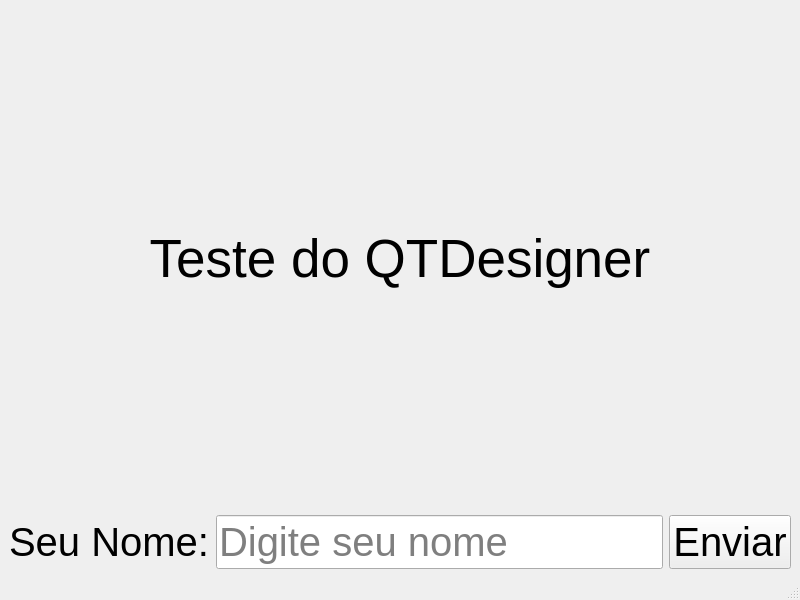
<?xml version="1.0" encoding="UTF-8"?>
<ui version="4.0">
 <class>MainWindow</class>
 <widget class="QMainWindow" name="MainWindow">
  <property name="geometry">
   <rect>
    <x>0</x>
    <y>0</y>
    <width>800</width>
    <height>600</height>
   </rect>
  </property>
  <property name="windowTitle">
   <string>MainWindow</string>
  </property>
  <widget class="QWidget" name="centralwidget">
   <layout class="QHBoxLayout" name="horizontalLayout">
    <item>
     <layout class="QGridLayout" name="gridLayout">
      <item row="0" column="0">
       <widget class="QLabel" name="labelResult">
        <property name="font">
         <font>
          <pointsize>40</pointsize>
         </font>
        </property>
        <property name="text">
         <string>Teste do QTDesigner</string>
        </property>
        <property name="alignment">
         <set>Qt::AlignCenter</set>
        </property>
       </widget>
      </item>
      <item row="1" column="0">
       <layout class="QGridLayout" name="gridLayout_2">
        <item row="1" column="1">
         <widget class="QLineEdit" name="lineName">
          <property name="font">
           <font>
            <pointsize>30</pointsize>
           </font>
          </property>
          <property name="placeholderText">
           <string>Digite seu nome</string>
          </property>
         </widget>
        </item>
        <item row="1" column="0">
         <widget class="QLabel" name="labelName">
          <property name="font">
           <font>
            <pointsize>30</pointsize>
           </font>
          </property>
          <property name="text">
           <string>Seu Nome:</string>
          </property>
         </widget>
        </item>
        <item row="1" column="2">
         <widget class="QPushButton" name="pushSend">
          <property name="font">
           <font>
            <pointsize>30</pointsize>
           </font>
          </property>
          <property name="text">
           <string>Enviar</string>
          </property>
         </widget>
        </item>
       </layout>
      </item>
     </layout>
    </item>
   </layout>
  </widget>
  <widget class="QMenuBar" name="menubar">
   <property name="geometry">
    <rect>
     <x>0</x>
     <y>0</y>
     <width>800</width>
     <height>21</height>
    </rect>
   </property>
  </widget>
  <widget class="QStatusBar" name="statusbar"/>
 </widget>
 <resources/>
 <connections/>
</ui>
